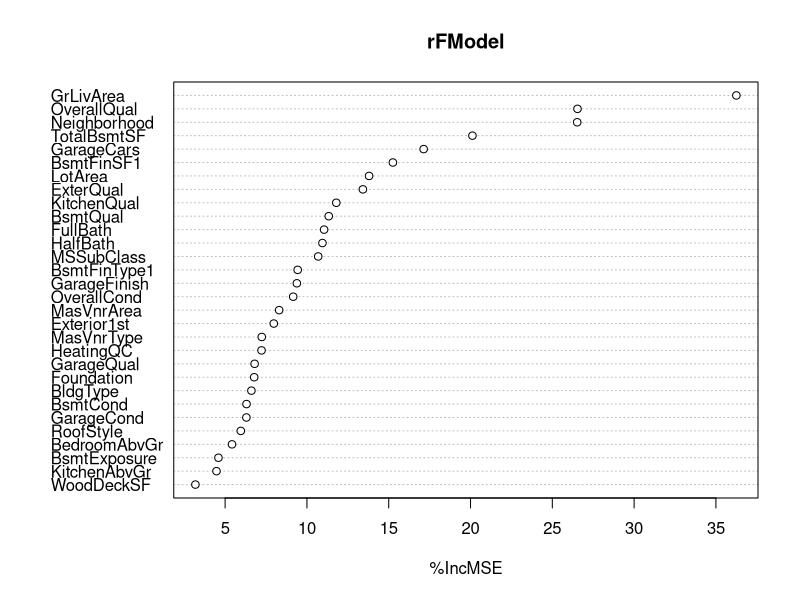
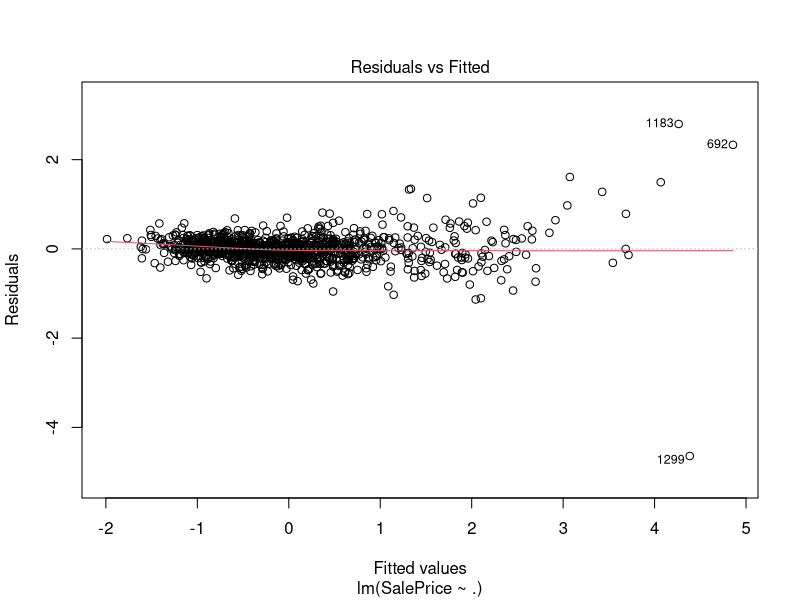
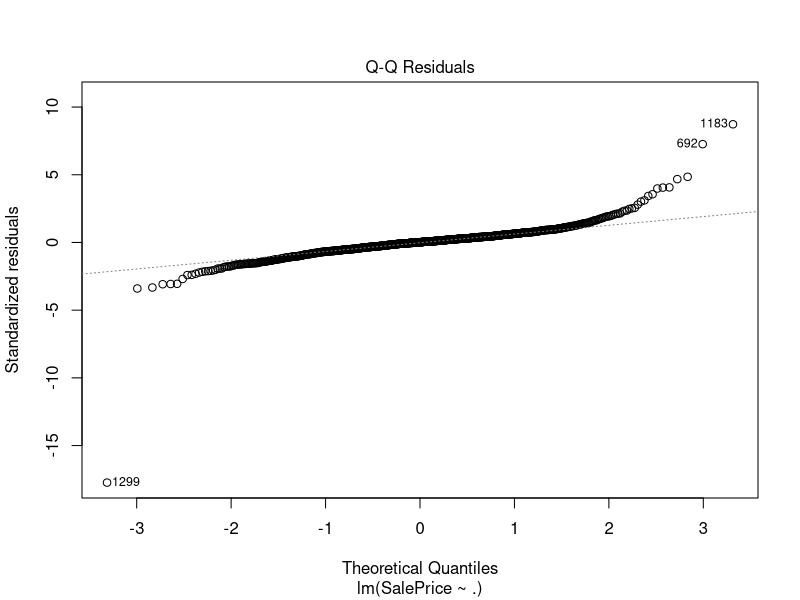
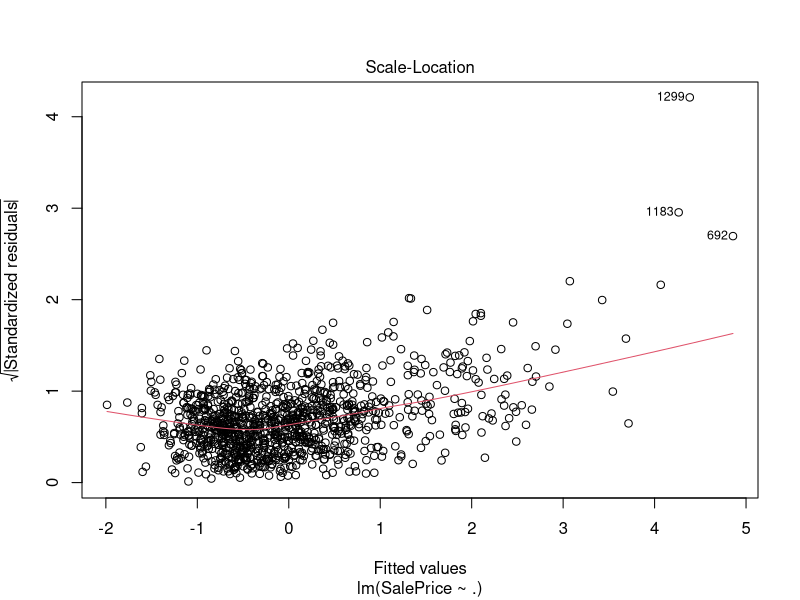
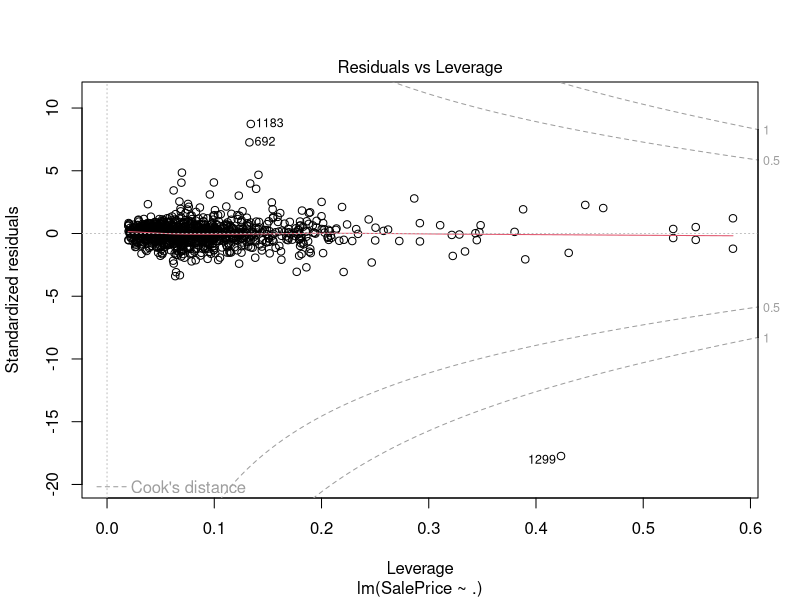
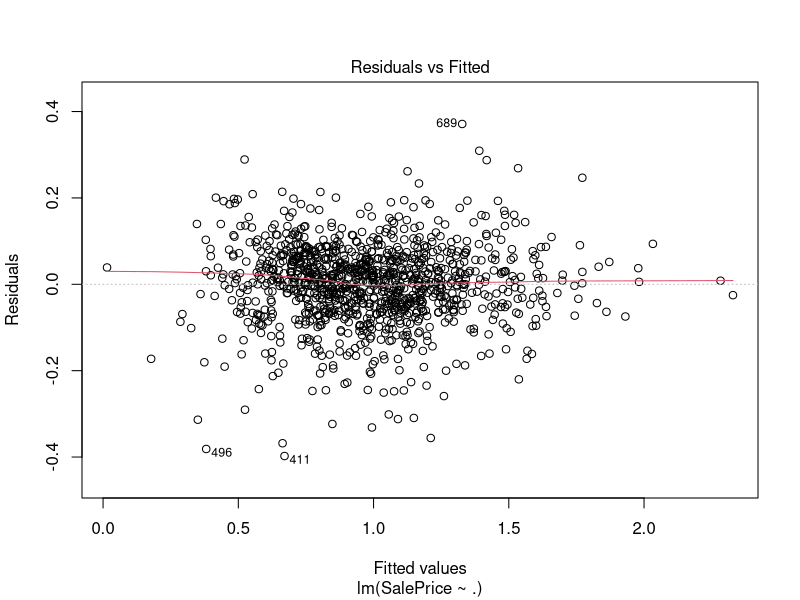
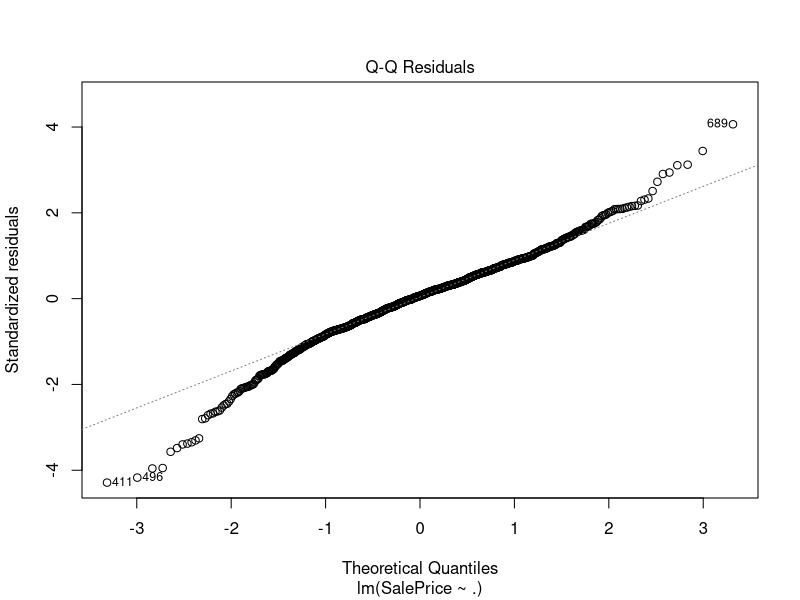
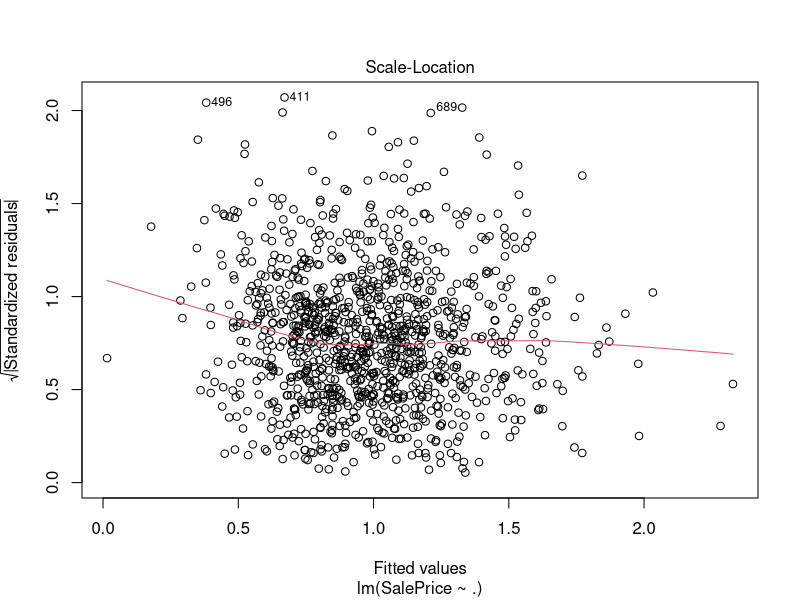

Source code (R) for these figures, in order:
# To run this file you:
#1. You need to ensure that train.csv is in the scripts folder
#2. Run Joining Environmental Datasets to Housing.ipynb which creates 'PhysicalAndEnvironmental.csv'
#3. You can now run this file. (I left the plot(<model name>) commented out since it can cause weird behavior sometimes)
#4. The output for all future processing of the "chosen variables" is in ProcessedVariablesToFit.csv
#4b. The output is saved in this directory

if (!require(dplyr)) install.packages("dplyr")
if (!require(randomForest)) install.packages("randomForest")
if (!require(car)) install.packages("car")
library(dplyr)
library(randomForest)
library(car)
# Load the combined dataset
physicalAndEnvironmentalDataOriginal <- read.csv("PhysicalAndEnvironmental.csv")

physicalAndEnvironmentalData <- physicalAndEnvironmentalDataOriginal

# Split the data
# Set seed for reproducibility
set.seed(123456789)       
inSampleInd <- sample(c(1:1460), size=floor(1460*.75), replace =F)
# Load testData*
testData <- physicalAndEnvironmentalData[-inSampleInd,]
# Set training data
physicalAndEnvironmentalData <- physicalAndEnvironmentalData[inSampleInd,]

# Handle Empty/Missing Data
physicalAndEnvironmentalData <- physicalAndEnvironmentalData %>% 
  # For Lot Frontage if don't have set to 0 as opposed to NA this is numerical
  transform(LotFrontage = ifelse(is.na(LotFrontage), 0, LotFrontage)) %>%
  # For Garage Year Built set 0 for missing values(maybe set categorical?)
  # transform(GarageYrBlt = ifelse(is.na(GarageYrBlt), 0, GarageYrBlt)) %>%
  # For MasVnrArea set 0 for missing values this is numerical
  transform(MasVnrArea = ifelse(is.na(MasVnrArea), 0, MasVnrArea)) 

#Filter test data*
testData <- testData %>% 
  # For Lot Frontage if don't have set to 0 as opposed to NA this is numerical
  transform(LotFrontage = ifelse(is.na(LotFrontage), 0, LotFrontage)) %>%
  # For Garage Year Built set 0 for missing values(maybe set categorical?)
  # transform(GarageYrBlt = ifelse(is.na(GarageYrBlt), 0, GarageYrBlt)) %>%
  # For MasVnrArea set 0 for missing values this is numerical
  transform(MasVnrArea = ifelse(is.na(MasVnrArea), 0, MasVnrArea)) 


# Remove the id column
physicalAndEnvironmentalData <- subset (physicalAndEnvironmentalData, select = -c(Id))

# Remove the id column from test data*
testData <- subset (testData, select = -c(Id))

# Convert some numerical columns to factors where appropriate
physicalAndEnvironmentalData <- physicalAndEnvironmentalData %>% 
  # The year the home was built should be a factor
  transform(YearBuilt = as.factor(YearBuilt)) %>%
  # The year the home was remodeled should be a factor
  transform(YearRemodAdd = as.factor(YearRemodAdd)) %>%
  # The year garage was built should be a factor
  transform(GarageYrBlt = ifelse(is.na(GarageYrBlt), "None", GarageYrBlt)) %>%
  transform(GarageYrBlt = as.factor(GarageYrBlt)) %>%
  # The month sold should be 1 - 12 so turn to a factor
  transform(MoSold = as.factor(MoSold)) %>%
  # The year sold should be a factor
  transform(YrSold = as.factor(YrSold))
  
# Convert some numerical columns to factors where appropriate (for test data)
testData <- testData %>% 
  # The year the home was built should be a factor
  transform(YearBuilt = as.factor(YearBuilt)) %>%
  # The year the home was remodeled should be a factor
  transform(YearRemodAdd = as.factor(YearRemodAdd)) %>%
  # The year garage was built should be a factor
  transform(GarageYrBlt = ifelse(is.na(GarageYrBlt), "None", GarageYrBlt)) %>%
  transform(GarageYrBlt = as.factor(GarageYrBlt)) %>%
  # The month sold should be 1 - 12 so turn to a factor
  transform(MoSold = as.factor(MoSold)) %>%
  # The year sold should be a factor
  transform(YrSold = as.factor(YrSold))

# Create factors out of the char types
counter = 1
columnNames <- colnames(physicalAndEnvironmentalData) 
for (columnType in sapply(physicalAndEnvironmentalData, class)) {
  if (columnType == "character")
  {
    physicalAndEnvironmentalData[, c(columnNames[counter])] <- as.factor(physicalAndEnvironmentalData[, c(columnNames[counter])])
    testData[, c(columnNames[counter])] <- as.factor(testData[, c(columnNames[counter])])
    
  }
  counter = counter + 1
}

physicalAndEnvironmentalDataWithoutScaling <- physicalAndEnvironmentalData

# Now scale numerical/integer data types
counter = 1
columnNames <- colnames(physicalAndEnvironmentalData) 
for (columnType in sapply(physicalAndEnvironmentalData, class)) {
  if (columnType == "integer" || columnType == "numeric")
  {
    physicalAndEnvironmentalData[, c(columnNames[counter])] <- scale(physicalAndEnvironmentalData[, c(columnNames[counter])], center = TRUE, scale = TRUE)
    testData[, c(columnNames[counter])] <- scale(testData[, c(columnNames[counter])], center = TRUE, scale = TRUE)
    
  }
  counter = counter + 1
}

# Fit Stepwise Regression in order to get the best model (by adding and then removing features)
no_feature_model <- lm(SalePrice ~ 1 , physicalAndEnvironmentalData)
all_feature_model <- lm(SalePrice ~ . , physicalAndEnvironmentalData)

stepwiseModel <- step(no_feature_model, direction="both", scope = formula(all_feature_model), trace = 0)
stepwiseModel$anova
stepwiseModel$coefficients

trimmedSetOfCoefficients <- c("OverallQual", "GrLivArea", "Neighborhood", "BsmtQual",
                              "RoofMatl", "BsmtFinSF1", "MSSubClass", "BsmtExposure",
                              "KitchenQual", "PoolQC", "LotArea", "SaleCondition", "OverallCond",
                              "TotalBsmtSF", "GarageCars", "ExterQual", "Functional",
                              "BldgType", "BedroomAbvGr", "BsmtCond", "LandSlope",
                              "MasVnrArea", "Foundation", "BsmtFinSF2", "Street",
                              "Condition1", "KitchenAbvGr", "Exterior1st", "GarageQual",
                              "LandContour", "BsmtFinType1", "LotConfig", "YrSold",
                              "LowQualFinSF", "GarageCond",  "WoodDeckSF", "RoofStyle",
                              "FullBath", "GarageFinish", "HeatingQC","HalfBath", "MasVnrType", "SalePrice")  

# This takes us from 85 to 43 variables
swRFilteredVariables <- physicalAndEnvironmentalData[, trimmedSetOfCoefficients]

# Fit the linear model derived by stepwise regression
linearModelByStepWise <- lm(SalePrice ~., data = swRFilteredVariables)
summary(linearModelByStepWise)
#plot(linearModelByStepWise)
#Multiple R-squared:  0.9455,	Adjusted R-squared:  0.937 

# Fit Random Forest Model to get importance scores
rFModel <- randomForest(SalePrice ~ ., data = physicalAndEnvironmentalDataWithoutScaling[, trimmedSetOfCoefficients], importance = TRUE)
varImpPlot(rFModel, type = 1)

# From R Documentation:
#Here are the definitions of the variable importance measures. 
# See here to get importance measures explanation: https://www.rdocumentation.org/packages/randomForest/versions/4.6-14/topics/importance
# This takes us from 47 to 30 variables (order of importance is descending)

randomForestImportanceFactors <- c("GrLivArea", "OverallQual", "Neighborhood",
                                   "TotalBsmtSF", "GarageCars", "BsmtFinSF1",
                                   "LotArea", "ExterQual", "KitchenQual",
                                   "BsmtQual", "FullBath", "HalfBath", "MSSubClass",
                                   "BsmtFinType1", "GarageFinish", "OverallCond",
                                   "MasVnrArea", "Exterior1st", "MasVnrType",
                                   "HeatingQC", "GarageQual", "Foundation", 
                                   "BldgType", "BsmtCond", "GarageCond", "RoofStyle",
                                   "BedroomAbvGr", "BsmtExposure", "KitchenAbvGr",
                                   "WoodDeckSF","SalePrice")

rTreeFilteredVariables <- swRFilteredVariables[,randomForestImportanceFactors]

# Fit a linear model (first attempt)
linearModel <- lm(SalePrice ~ ., data = rTreeFilteredVariables)
options(max.print=2000)
summary(linearModel)
plot(linearModel)

# Find leverage points
cooks <-cooks.distance(linearModel)
which(cooks> 1) 
rTreeFilteredVariables[-c(1299, 1076),]
# points cooks complains about are 1299, 1076
# points remove as outliers 692, 1183, 692

# Refit linear model
rTreeFilteredVariables <- rTreeFilteredVariables[-c(1299, 1076, 692, 1183),]
linearModel <- lm(SalePrice ~ ., data = rTreeFilteredVariables)
options(max.print=2000)
summary(linearModel)
#plot(linearModel)


factorsFromRegression <- c("GrLivArea", "Neighborhood", "OverallQual", "TotalBsmtSF",
                           "GarageCars", "BsmtFinSF1", "LotArea", "ExterQual", "KitchenQual",
                           "OverallCond", "MasVnrArea", "GarageQual","SalePrice")

factorsForVif <- c("GrLivArea", "Neighborhood", "OverallQual", "TotalBsmtSF",
                   "GarageCars", "BsmtFinSF1", "LotArea", "ExterQual", "KitchenQual",
                   "OverallCond", "MasVnrArea", "GarageQual")

linearModeFinalForCheckingVif <- lm(GrLivArea ~ ., data = rTreeFilteredVariables[, factorsForVif])
summary(linearModeFinalForCheckingVif)
# Check that all GVIF^(1/(2*Df)) < 2 (for multilinearity:
vif(linearModeFinalForCheckingVif)
# No multicolinearity

originalDatasetToSave <- physicalAndEnvironmentalDataOriginal[, factorsFromRegression]
write.csv(originalDatasetToSave, "ProcessedVariablesToFit.csv")



# Test log linear model
selectedVariableDf <- rTreeFilteredVariables[, factorsFromRegression]
selectedVariableDf <- selectedVariableDf %>%
  transform(SalePrice = log(SalePrice + abs(min(SalePrice)) + 1))

logLinModel <- lm(SalePrice ~ ., data = selectedVariableDf)
summary(logLinModel)
plot(logLinModel)
# Not bad fit
# Multiple R-squared:  0.915,	Adjusted R-squared:  0.9115 

inSampleMSE <- sum((predict(logLinModel, selectedVariableDf) - selectedVariableDf[, c("SalePrice")])^2)
inSampleMSE
# In Sample 9.258787

# Average Error per Point
9.258787/1093
# 0.008470985
# Attempt at for testData
testDataForTesting <- testData[, factorsFromRegression]
testDataForTesting <- testDataForTesting %>%
  transform(SalePrice = log(SalePrice + abs(min(SalePrice)) + 1))

outSampleMSE <- sum((predict(logLinModel, testDataForTesting) - testDataForTesting[, c("SalePrice")])^2)
outSampleMSE
# MSE 5.621515
5.621515/365
#0.01540141
